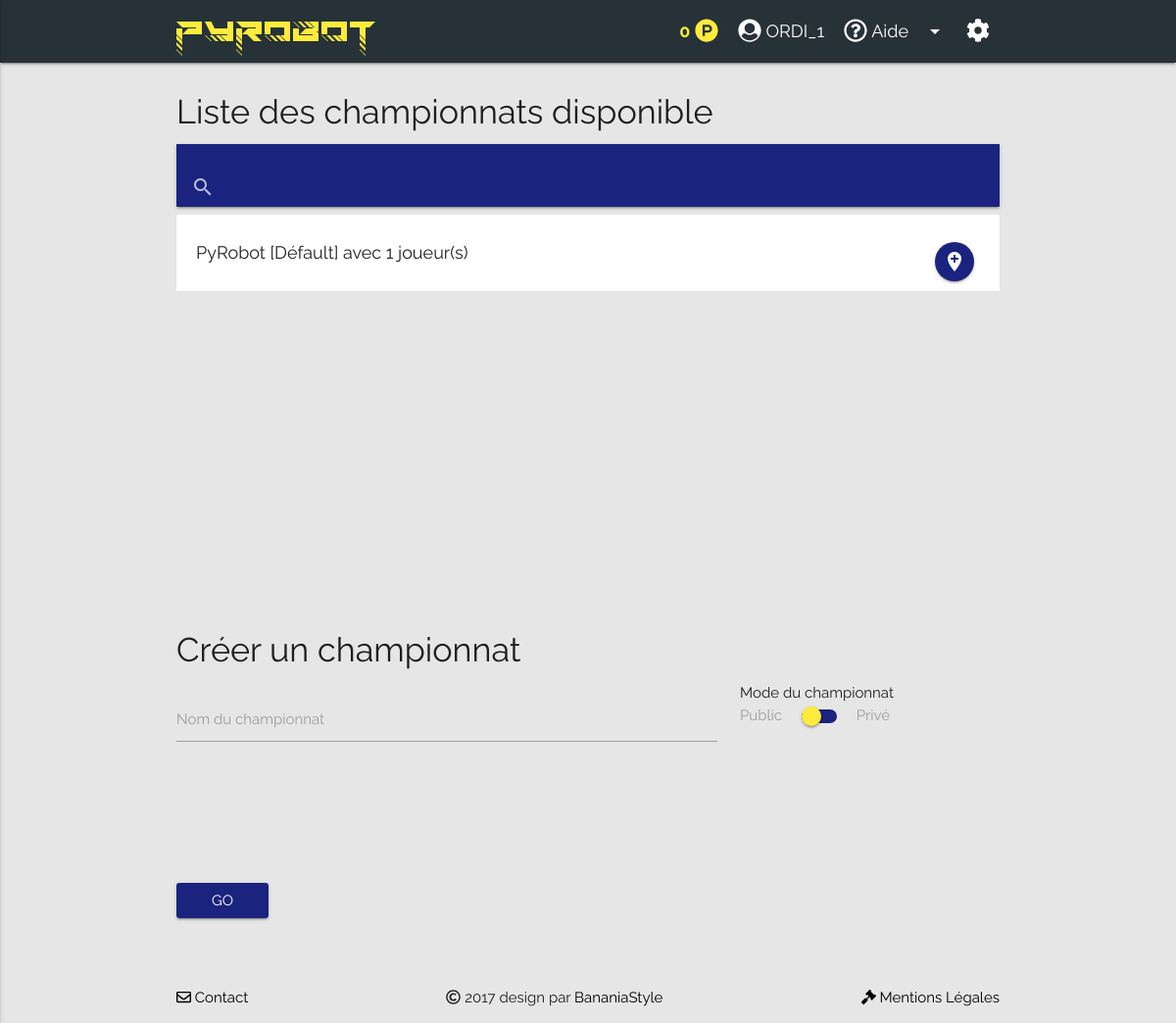
Page /championnat/ (signed in) on the committed database.
### backend/models.py (models this page shows, shortened)
class Championship(models.Model):
    name = models.CharField(max_length=60, blank=False, unique=True)
    private_mode = models.BooleanField(default=False)
    secret_word = models.CharField(max_length=60, blank=True)
    players = models.ManyToManyField(UserProfile)

### backend/views.py (the view, shortened to what this page needs)
# urls.py: url(r'^championnat/$', views.CreateChampionship.as_view(), name='championship'),
class CreateChampionship(FormView):
    template_name = 'backend/championship.html'
    form_class = ChampionshipForm
    success_url = '/'
    def get_context_data(self, **kwargs):
        context = super(CreateChampionship, self).get_context_data(**kwargs)
        context['pageIn'] = 'championship'
        context['all_championship'] = Championship.objects.exclude(pk=Championship.objects.get(pk=1).pk)
        context['championnat'] = UserProfile.objects.get(user=self.request.user).championship_set.all()[0].name
        context['championnat_mode'] = UserProfile.objects.get(user=self.request.user).championship_set.all()[
            0].private_mode
        return context

### backend/forms.py
class ChampionshipForm(forms.Form):
    name = forms.CharField(label='Nom du championnat', max_length=60, required=True, widget=forms.TextInput(attrs={'class':'validate'}))
    secret_pass = forms.CharField(label='Code secret', max_length=60, required=False, widget=forms.TextInput(attrs={'type' : 'password'}), help_text='Créez un code secret.')

### backend/templates/backend/championship.html (shortened to what this page needs)
{% extends "base.html" %}
{% load staticfiles %}
{% block content %}
    <div class="container">
        <div class="row">
            <div class="col s12 m12 l12">
                <h4>Liste des championnats disponible</h4>
                <nav class="indigo darken-4">
                    <div class="nav-wrapper">
                        <form>
                            <div class="input-field">
                                <input id="searchChamp_id" type="search" onkeyup="searchChamp()" required>
                                <label class="label-icon" for="searchChamp"><i class="material-icons">search</i></label>
                                <i class="material-icons">close</i>
                            </div>
                        </form>
                    </div>
                </nav>
                <ul id="resultChamp" class="collection" style="min-height: 394px; max-height: 396px; overflow: auto">
                    {% for champ in all_championship %}
                        <li class="collection-item">
                            <p>{% if champ.private_mode %}<i class="material-icons">lock</i>{% endif %} {{ champ.name }}
                                {% if champ.players.all|length == 0 %}
                                    aucun joueur(s) [EN ATTENTE DE SUPPRESSION]
                                {% else %}
                                    avec {{ champ.players.all|length }} joueur(s)
                                {% endif %}
                                {% if champ.name == championnat %}
                                    <span class="badge">
                                        <a class="btn-floating yellow" data-champpk="{{ champ.pk }}">
                                            <i id="{{ champ.name }}" data-mode="{{ champ.private_mode }}" class="championship large material-icons">my_location</i>
                                        </a>
                                    </span>
                                {% else %}
                                    <span class="badge">
                                        <a class=" modal-trigger btn-floating indigo darken-4" href="#confirmleague"
                                           data-champpk="{{ champ.pk }}">
                                            <i id="{{ champ.name }}" data-mode="{{ champ.private_mode }}"
                                               class="championship large material-icons">add_location</i>
                                        </a>
                                    </span>
                                {% endif %}
                            </p>
                        </li>
                    {% endfor %}
                </ul>
            </div>
            <div class="col s12 m12 l12">
                <form action="" method="post">
                    <h4>Créer un championnat</h4>
                    <div class="row">
                        <div class="input-field col s12 m8 l8">
                            {{ form.name }}
                            <label for="{{ form.name.label }}">{{ form.name.label }}</label>
                        </div>
                        <div class="col s12 m4 l4">
                            <div class="switch">
                                <div>Mode du championnat</div>
                                <label>
                                    Public
                                    <span class="lever" onclick="displayPrivateChamp()"></span>
                                    Privé
                                </label>
                            </div>
                        </div>
                    </div>
                    <div class="modal-footer">
                        <input type="submit" value="Go" class=" modal-action waves-effect indigo darken-4 btn">
                    </div>
                </form>
            </div>
        </div>
    </div>
{% endblock %}

### backend/templates/backend/header.html (shortened to what this page needs)
{% load static %}
<header class="col s12 m12 l12 navbar-fixed">
    <nav class="blue-grey darken-4" role="navigation">
        <div class="container nav-wrapper">
            <a href="/" class="brand-logo yellow-text" onclick="window.location.href='/'">PyRobot</a>
            {% if pageIn != 'documentation' and pageIn != 'faq' and pageIn != 'tutoriels' %}
                <ul id="nav-mobile" class="right hide-on-med-and-down">
                    <li>
                        <div class="yellow-text nav-elem" href="#">
                            <b>{{ point }}</b>
                            <i class="fab fa-product-hunt fa-lg"></i>
                        </div>
                    </li>
                    <li>
                        <a class="nav-elem" href="{% url 'backend:profile_perso' %}">
                            <i class="fas fa-user-circle fa-lg"></i> {{ user }}</a>
                    </li>
                    <li>
                        <a class="dropdown-button nav-elem" href="#" data-beloworigin="true"
                           data-activates="index3">
                            <i class="far fa-question-circle fa-lg"></i> Aide
                            <i class="material-icons right">arrow_drop_down</i>
                        </a>
                    </li>
                    <li>
                        <a class="dropdown-button nav-elem" href="#" data-beloworigin="true" data-activates="index4">
                            <i class="fas fa-cog fa-lg"></i>
                        </a>
                    </li>
                </ul>
            {% endif %}
        </div>
    </nav>
</header>

### backend/static/css/style.css (style rules this page uses)
body { display: flex; min-height: 100vh; flex-direction: column; }

### backend/static/css/newStyle.css (style rules this page uses)
body { background-color: #e6e6e6; !important }
a { color: black; }
#nav-mobile .nav-elem { font-size: 1.2em; padding-left: 10px; padding-right: 10px }
.brand-logo { font-family: "Roadtest"; font-size: 50px !important; }

### backend/templates/base.html (style rules this page uses)
body { font-family: "Raleway", sans-serif }
p { font-size: large }

### rows in the picture
Championship: name "PyRobot [Défault]", players.all|length "1", private_mode False (drawn)

### other values in the picture
{{ point }} "0"
{{ user }} "ORDI_1"
